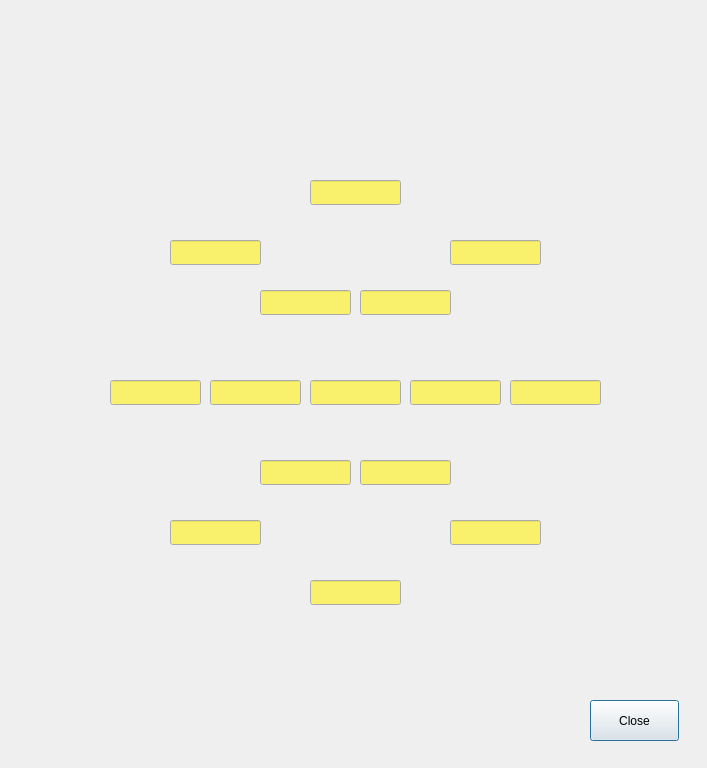
<?xml version="1.0" encoding="UTF-8"?>
<ui version="4.0">
 <class>MicBoardDialog</class>
 <widget class="QDialog" name="MicBoardDialog">
  <property name="geometry">
   <rect>
    <x>0</x>
    <y>0</y>
    <width>707</width>
    <height>768</height>
   </rect>
  </property>
  <property name="windowTitle">
   <string>Analog Devices EVAL-MICCANVASZ</string>
  </property>
  <widget class="QLabel" name="EvalMiccanvaszLabel">
   <property name="geometry">
    <rect>
     <x>30</x>
     <y>20</y>
     <width>661</width>
     <height>731</height>
    </rect>
   </property>
   <property name="text">
    <string/>
   </property>
   <property name="pixmap">
    <pixmap resource="Aures.qrc">:/Res/eval_miccanvasz_geom.png</pixmap>
   </property>
  </widget>
  <widget class="QLineEdit" name="mic15Value">
   <property name="geometry">
    <rect>
     <x>310</x>
     <y>380</y>
     <width>91</width>
     <height>25</height>
    </rect>
   </property>
   <property name="palette">
    <palette>
     <active>
      <colorrole role="Base">
       <brush brushstyle="SolidPattern">
        <color alpha="255">
         <red>249</red>
         <green>240</green>
         <blue>107</blue>
        </color>
       </brush>
      </colorrole>
     </active>
     <inactive>
      <colorrole role="Base">
       <brush brushstyle="SolidPattern">
        <color alpha="255">
         <red>249</red>
         <green>240</green>
         <blue>107</blue>
        </color>
       </brush>
      </colorrole>
     </inactive>
     <disabled>
      <colorrole role="Base">
       <brush brushstyle="SolidPattern">
        <color alpha="255">
         <red>239</red>
         <green>239</green>
         <blue>239</blue>
        </color>
       </brush>
      </colorrole>
     </disabled>
    </palette>
   </property>
   <property name="font">
    <font>
     <pointsize>10</pointsize>
     <weight>75</weight>
     <bold>true</bold>
    </font>
   </property>
   <property name="text">
    <string/>
   </property>
   <property name="alignment">
    <set>Qt::AlignRight|Qt::AlignTrailing|Qt::AlignVCenter</set>
   </property>
   <property name="readOnly">
    <bool>true</bool>
   </property>
  </widget>
  <widget class="QLineEdit" name="mic01Value">
   <property name="geometry">
    <rect>
     <x>310</x>
     <y>580</y>
     <width>91</width>
     <height>25</height>
    </rect>
   </property>
   <property name="palette">
    <palette>
     <active>
      <colorrole role="Base">
       <brush brushstyle="SolidPattern">
        <color alpha="255">
         <red>249</red>
         <green>240</green>
         <blue>107</blue>
        </color>
       </brush>
      </colorrole>
     </active>
     <inactive>
      <colorrole role="Base">
       <brush brushstyle="SolidPattern">
        <color alpha="255">
         <red>249</red>
         <green>240</green>
         <blue>107</blue>
        </color>
       </brush>
      </colorrole>
     </inactive>
     <disabled>
      <colorrole role="Base">
       <brush brushstyle="SolidPattern">
        <color alpha="255">
         <red>239</red>
         <green>239</green>
         <blue>239</blue>
        </color>
       </brush>
      </colorrole>
     </disabled>
    </palette>
   </property>
   <property name="font">
    <font>
     <pointsize>10</pointsize>
     <weight>75</weight>
     <bold>true</bold>
    </font>
   </property>
   <property name="text">
    <string/>
   </property>
   <property name="alignment">
    <set>Qt::AlignRight|Qt::AlignTrailing|Qt::AlignVCenter</set>
   </property>
   <property name="readOnly">
    <bool>true</bool>
   </property>
  </widget>
  <widget class="QLineEdit" name="mic11Value">
   <property name="geometry">
    <rect>
     <x>410</x>
     <y>380</y>
     <width>91</width>
     <height>25</height>
    </rect>
   </property>
   <property name="palette">
    <palette>
     <active>
      <colorrole role="Base">
       <brush brushstyle="SolidPattern">
        <color alpha="255">
         <red>249</red>
         <green>240</green>
         <blue>107</blue>
        </color>
       </brush>
      </colorrole>
     </active>
     <inactive>
      <colorrole role="Base">
       <brush brushstyle="SolidPattern">
        <color alpha="255">
         <red>249</red>
         <green>240</green>
         <blue>107</blue>
        </color>
       </brush>
      </colorrole>
     </inactive>
     <disabled>
      <colorrole role="Base">
       <brush brushstyle="SolidPattern">
        <color alpha="255">
         <red>239</red>
         <green>239</green>
         <blue>239</blue>
        </color>
       </brush>
      </colorrole>
     </disabled>
    </palette>
   </property>
   <property name="font">
    <font>
     <pointsize>10</pointsize>
     <weight>75</weight>
     <bold>true</bold>
    </font>
   </property>
   <property name="text">
    <string/>
   </property>
   <property name="alignment">
    <set>Qt::AlignRight|Qt::AlignTrailing|Qt::AlignVCenter</set>
   </property>
   <property name="readOnly">
    <bool>true</bool>
   </property>
  </widget>
  <widget class="QLineEdit" name="mic03Value">
   <property name="geometry">
    <rect>
     <x>510</x>
     <y>380</y>
     <width>91</width>
     <height>25</height>
    </rect>
   </property>
   <property name="palette">
    <palette>
     <active>
      <colorrole role="Base">
       <brush brushstyle="SolidPattern">
        <color alpha="255">
         <red>249</red>
         <green>240</green>
         <blue>107</blue>
        </color>
       </brush>
      </colorrole>
     </active>
     <inactive>
      <colorrole role="Base">
       <brush brushstyle="SolidPattern">
        <color alpha="255">
         <red>249</red>
         <green>240</green>
         <blue>107</blue>
        </color>
       </brush>
      </colorrole>
     </inactive>
     <disabled>
      <colorrole role="Base">
       <brush brushstyle="SolidPattern">
        <color alpha="255">
         <red>239</red>
         <green>239</green>
         <blue>239</blue>
        </color>
       </brush>
      </colorrole>
     </disabled>
    </palette>
   </property>
   <property name="font">
    <font>
     <pointsize>10</pointsize>
     <weight>75</weight>
     <bold>true</bold>
    </font>
   </property>
   <property name="text">
    <string/>
   </property>
   <property name="alignment">
    <set>Qt::AlignRight|Qt::AlignTrailing|Qt::AlignVCenter</set>
   </property>
   <property name="readOnly">
    <bool>true</bool>
   </property>
  </widget>
  <widget class="QLineEdit" name="mic14Value">
   <property name="geometry">
    <rect>
     <x>210</x>
     <y>380</y>
     <width>91</width>
     <height>25</height>
    </rect>
   </property>
   <property name="palette">
    <palette>
     <active>
      <colorrole role="Base">
       <brush brushstyle="SolidPattern">
        <color alpha="255">
         <red>249</red>
         <green>240</green>
         <blue>107</blue>
        </color>
       </brush>
      </colorrole>
     </active>
     <inactive>
      <colorrole role="Base">
       <brush brushstyle="SolidPattern">
        <color alpha="255">
         <red>249</red>
         <green>240</green>
         <blue>107</blue>
        </color>
       </brush>
      </colorrole>
     </inactive>
     <disabled>
      <colorrole role="Base">
       <brush brushstyle="SolidPattern">
        <color alpha="255">
         <red>239</red>
         <green>239</green>
         <blue>239</blue>
        </color>
       </brush>
      </colorrole>
     </disabled>
    </palette>
   </property>
   <property name="font">
    <font>
     <pointsize>10</pointsize>
     <weight>75</weight>
     <bold>true</bold>
    </font>
   </property>
   <property name="text">
    <string/>
   </property>
   <property name="alignment">
    <set>Qt::AlignRight|Qt::AlignTrailing|Qt::AlignVCenter</set>
   </property>
   <property name="readOnly">
    <bool>true</bool>
   </property>
  </widget>
  <widget class="QLineEdit" name="mic07Value">
   <property name="geometry">
    <rect>
     <x>110</x>
     <y>380</y>
     <width>91</width>
     <height>25</height>
    </rect>
   </property>
   <property name="palette">
    <palette>
     <active>
      <colorrole role="Base">
       <brush brushstyle="SolidPattern">
        <color alpha="255">
         <red>249</red>
         <green>240</green>
         <blue>107</blue>
        </color>
       </brush>
      </colorrole>
     </active>
     <inactive>
      <colorrole role="Base">
       <brush brushstyle="SolidPattern">
        <color alpha="255">
         <red>249</red>
         <green>240</green>
         <blue>107</blue>
        </color>
       </brush>
      </colorrole>
     </inactive>
     <disabled>
      <colorrole role="Base">
       <brush brushstyle="SolidPattern">
        <color alpha="255">
         <red>239</red>
         <green>239</green>
         <blue>239</blue>
        </color>
       </brush>
      </colorrole>
     </disabled>
    </palette>
   </property>
   <property name="font">
    <font>
     <pointsize>10</pointsize>
     <weight>75</weight>
     <bold>true</bold>
    </font>
   </property>
   <property name="text">
    <string/>
   </property>
   <property name="alignment">
    <set>Qt::AlignRight|Qt::AlignTrailing|Qt::AlignVCenter</set>
   </property>
   <property name="readOnly">
    <bool>true</bool>
   </property>
  </widget>
  <widget class="QLineEdit" name="mic05Value">
   <property name="geometry">
    <rect>
     <x>310</x>
     <y>180</y>
     <width>91</width>
     <height>25</height>
    </rect>
   </property>
   <property name="palette">
    <palette>
     <active>
      <colorrole role="Base">
       <brush brushstyle="SolidPattern">
        <color alpha="255">
         <red>249</red>
         <green>240</green>
         <blue>107</blue>
        </color>
       </brush>
      </colorrole>
     </active>
     <inactive>
      <colorrole role="Base">
       <brush brushstyle="SolidPattern">
        <color alpha="255">
         <red>249</red>
         <green>240</green>
         <blue>107</blue>
        </color>
       </brush>
      </colorrole>
     </inactive>
     <disabled>
      <colorrole role="Base">
       <brush brushstyle="SolidPattern">
        <color alpha="255">
         <red>239</red>
         <green>239</green>
         <blue>239</blue>
        </color>
       </brush>
      </colorrole>
     </disabled>
    </palette>
   </property>
   <property name="font">
    <font>
     <pointsize>10</pointsize>
     <weight>75</weight>
     <bold>true</bold>
    </font>
   </property>
   <property name="text">
    <string/>
   </property>
   <property name="alignment">
    <set>Qt::AlignRight|Qt::AlignTrailing|Qt::AlignVCenter</set>
   </property>
   <property name="readOnly">
    <bool>true</bool>
   </property>
  </widget>
  <widget class="QLineEdit" name="mic06Value">
   <property name="geometry">
    <rect>
     <x>170</x>
     <y>240</y>
     <width>91</width>
     <height>25</height>
    </rect>
   </property>
   <property name="palette">
    <palette>
     <active>
      <colorrole role="Base">
       <brush brushstyle="SolidPattern">
        <color alpha="255">
         <red>249</red>
         <green>240</green>
         <blue>107</blue>
        </color>
       </brush>
      </colorrole>
     </active>
     <inactive>
      <colorrole role="Base">
       <brush brushstyle="SolidPattern">
        <color alpha="255">
         <red>249</red>
         <green>240</green>
         <blue>107</blue>
        </color>
       </brush>
      </colorrole>
     </inactive>
     <disabled>
      <colorrole role="Base">
       <brush brushstyle="SolidPattern">
        <color alpha="255">
         <red>239</red>
         <green>239</green>
         <blue>239</blue>
        </color>
       </brush>
      </colorrole>
     </disabled>
    </palette>
   </property>
   <property name="font">
    <font>
     <pointsize>10</pointsize>
     <weight>75</weight>
     <bold>true</bold>
    </font>
   </property>
   <property name="text">
    <string/>
   </property>
   <property name="alignment">
    <set>Qt::AlignRight|Qt::AlignTrailing|Qt::AlignVCenter</set>
   </property>
   <property name="readOnly">
    <bool>true</bool>
   </property>
  </widget>
  <widget class="QLineEdit" name="mic04Value">
   <property name="geometry">
    <rect>
     <x>450</x>
     <y>240</y>
     <width>91</width>
     <height>25</height>
    </rect>
   </property>
   <property name="palette">
    <palette>
     <active>
      <colorrole role="Base">
       <brush brushstyle="SolidPattern">
        <color alpha="255">
         <red>249</red>
         <green>240</green>
         <blue>107</blue>
        </color>
       </brush>
      </colorrole>
     </active>
     <inactive>
      <colorrole role="Base">
       <brush brushstyle="SolidPattern">
        <color alpha="255">
         <red>249</red>
         <green>240</green>
         <blue>107</blue>
        </color>
       </brush>
      </colorrole>
     </inactive>
     <disabled>
      <colorrole role="Base">
       <brush brushstyle="SolidPattern">
        <color alpha="255">
         <red>239</red>
         <green>239</green>
         <blue>239</blue>
        </color>
       </brush>
      </colorrole>
     </disabled>
    </palette>
   </property>
   <property name="font">
    <font>
     <pointsize>10</pointsize>
     <weight>75</weight>
     <bold>true</bold>
    </font>
   </property>
   <property name="text">
    <string/>
   </property>
   <property name="alignment">
    <set>Qt::AlignRight|Qt::AlignTrailing|Qt::AlignVCenter</set>
   </property>
   <property name="readOnly">
    <bool>true</bool>
   </property>
  </widget>
  <widget class="QLineEdit" name="mic13Value">
   <property name="geometry">
    <rect>
     <x>260</x>
     <y>290</y>
     <width>91</width>
     <height>25</height>
    </rect>
   </property>
   <property name="palette">
    <palette>
     <active>
      <colorrole role="Base">
       <brush brushstyle="SolidPattern">
        <color alpha="255">
         <red>249</red>
         <green>240</green>
         <blue>107</blue>
        </color>
       </brush>
      </colorrole>
     </active>
     <inactive>
      <colorrole role="Base">
       <brush brushstyle="SolidPattern">
        <color alpha="255">
         <red>249</red>
         <green>240</green>
         <blue>107</blue>
        </color>
       </brush>
      </colorrole>
     </inactive>
     <disabled>
      <colorrole role="Base">
       <brush brushstyle="SolidPattern">
        <color alpha="255">
         <red>239</red>
         <green>239</green>
         <blue>239</blue>
        </color>
       </brush>
      </colorrole>
     </disabled>
    </palette>
   </property>
   <property name="font">
    <font>
     <pointsize>10</pointsize>
     <weight>75</weight>
     <bold>true</bold>
    </font>
   </property>
   <property name="text">
    <string/>
   </property>
   <property name="alignment">
    <set>Qt::AlignRight|Qt::AlignTrailing|Qt::AlignVCenter</set>
   </property>
   <property name="readOnly">
    <bool>true</bool>
   </property>
  </widget>
  <widget class="QLineEdit" name="mic12Value">
   <property name="geometry">
    <rect>
     <x>360</x>
     <y>290</y>
     <width>91</width>
     <height>25</height>
    </rect>
   </property>
   <property name="palette">
    <palette>
     <active>
      <colorrole role="Base">
       <brush brushstyle="SolidPattern">
        <color alpha="255">
         <red>249</red>
         <green>240</green>
         <blue>107</blue>
        </color>
       </brush>
      </colorrole>
     </active>
     <inactive>
      <colorrole role="Base">
       <brush brushstyle="SolidPattern">
        <color alpha="255">
         <red>249</red>
         <green>240</green>
         <blue>107</blue>
        </color>
       </brush>
      </colorrole>
     </inactive>
     <disabled>
      <colorrole role="Base">
       <brush brushstyle="SolidPattern">
        <color alpha="255">
         <red>239</red>
         <green>239</green>
         <blue>239</blue>
        </color>
       </brush>
      </colorrole>
     </disabled>
    </palette>
   </property>
   <property name="font">
    <font>
     <pointsize>10</pointsize>
     <weight>75</weight>
     <bold>true</bold>
    </font>
   </property>
   <property name="text">
    <string/>
   </property>
   <property name="alignment">
    <set>Qt::AlignRight|Qt::AlignTrailing|Qt::AlignVCenter</set>
   </property>
   <property name="readOnly">
    <bool>true</bool>
   </property>
  </widget>
  <widget class="QLineEdit" name="mic08Value">
   <property name="geometry">
    <rect>
     <x>170</x>
     <y>520</y>
     <width>91</width>
     <height>25</height>
    </rect>
   </property>
   <property name="palette">
    <palette>
     <active>
      <colorrole role="Base">
       <brush brushstyle="SolidPattern">
        <color alpha="255">
         <red>249</red>
         <green>240</green>
         <blue>107</blue>
        </color>
       </brush>
      </colorrole>
     </active>
     <inactive>
      <colorrole role="Base">
       <brush brushstyle="SolidPattern">
        <color alpha="255">
         <red>249</red>
         <green>240</green>
         <blue>107</blue>
        </color>
       </brush>
      </colorrole>
     </inactive>
     <disabled>
      <colorrole role="Base">
       <brush brushstyle="SolidPattern">
        <color alpha="255">
         <red>239</red>
         <green>239</green>
         <blue>239</blue>
        </color>
       </brush>
      </colorrole>
     </disabled>
    </palette>
   </property>
   <property name="font">
    <font>
     <pointsize>10</pointsize>
     <weight>75</weight>
     <bold>true</bold>
    </font>
   </property>
   <property name="text">
    <string/>
   </property>
   <property name="alignment">
    <set>Qt::AlignRight|Qt::AlignTrailing|Qt::AlignVCenter</set>
   </property>
   <property name="readOnly">
    <bool>true</bool>
   </property>
  </widget>
  <widget class="QLineEdit" name="mic02Value">
   <property name="geometry">
    <rect>
     <x>450</x>
     <y>520</y>
     <width>91</width>
     <height>25</height>
    </rect>
   </property>
   <property name="palette">
    <palette>
     <active>
      <colorrole role="Base">
       <brush brushstyle="SolidPattern">
        <color alpha="255">
         <red>249</red>
         <green>240</green>
         <blue>107</blue>
        </color>
       </brush>
      </colorrole>
     </active>
     <inactive>
      <colorrole role="Base">
       <brush brushstyle="SolidPattern">
        <color alpha="255">
         <red>249</red>
         <green>240</green>
         <blue>107</blue>
        </color>
       </brush>
      </colorrole>
     </inactive>
     <disabled>
      <colorrole role="Base">
       <brush brushstyle="SolidPattern">
        <color alpha="255">
         <red>239</red>
         <green>239</green>
         <blue>239</blue>
        </color>
       </brush>
      </colorrole>
     </disabled>
    </palette>
   </property>
   <property name="font">
    <font>
     <pointsize>10</pointsize>
     <weight>75</weight>
     <bold>true</bold>
    </font>
   </property>
   <property name="text">
    <string/>
   </property>
   <property name="alignment">
    <set>Qt::AlignRight|Qt::AlignTrailing|Qt::AlignVCenter</set>
   </property>
   <property name="readOnly">
    <bool>true</bool>
   </property>
  </widget>
  <widget class="QLineEdit" name="mic09Value">
   <property name="geometry">
    <rect>
     <x>260</x>
     <y>460</y>
     <width>91</width>
     <height>25</height>
    </rect>
   </property>
   <property name="palette">
    <palette>
     <active>
      <colorrole role="Base">
       <brush brushstyle="SolidPattern">
        <color alpha="255">
         <red>249</red>
         <green>240</green>
         <blue>107</blue>
        </color>
       </brush>
      </colorrole>
     </active>
     <inactive>
      <colorrole role="Base">
       <brush brushstyle="SolidPattern">
        <color alpha="255">
         <red>249</red>
         <green>240</green>
         <blue>107</blue>
        </color>
       </brush>
      </colorrole>
     </inactive>
     <disabled>
      <colorrole role="Base">
       <brush brushstyle="SolidPattern">
        <color alpha="255">
         <red>239</red>
         <green>239</green>
         <blue>239</blue>
        </color>
       </brush>
      </colorrole>
     </disabled>
    </palette>
   </property>
   <property name="font">
    <font>
     <pointsize>10</pointsize>
     <weight>75</weight>
     <bold>true</bold>
    </font>
   </property>
   <property name="text">
    <string/>
   </property>
   <property name="alignment">
    <set>Qt::AlignRight|Qt::AlignTrailing|Qt::AlignVCenter</set>
   </property>
   <property name="readOnly">
    <bool>true</bool>
   </property>
  </widget>
  <widget class="QLineEdit" name="mic10Value">
   <property name="geometry">
    <rect>
     <x>360</x>
     <y>460</y>
     <width>91</width>
     <height>25</height>
    </rect>
   </property>
   <property name="palette">
    <palette>
     <active>
      <colorrole role="Base">
       <brush brushstyle="SolidPattern">
        <color alpha="255">
         <red>249</red>
         <green>240</green>
         <blue>107</blue>
        </color>
       </brush>
      </colorrole>
     </active>
     <inactive>
      <colorrole role="Base">
       <brush brushstyle="SolidPattern">
        <color alpha="255">
         <red>249</red>
         <green>240</green>
         <blue>107</blue>
        </color>
       </brush>
      </colorrole>
     </inactive>
     <disabled>
      <colorrole role="Base">
       <brush brushstyle="SolidPattern">
        <color alpha="255">
         <red>239</red>
         <green>239</green>
         <blue>239</blue>
        </color>
       </brush>
      </colorrole>
     </disabled>
    </palette>
   </property>
   <property name="font">
    <font>
     <pointsize>10</pointsize>
     <weight>75</weight>
     <bold>true</bold>
    </font>
   </property>
   <property name="text">
    <string/>
   </property>
   <property name="alignment">
    <set>Qt::AlignRight|Qt::AlignTrailing|Qt::AlignVCenter</set>
   </property>
   <property name="readOnly">
    <bool>true</bool>
   </property>
  </widget>
  <widget class="QPushButton" name="CloseButton">
   <property name="geometry">
    <rect>
     <x>590</x>
     <y>700</y>
     <width>89</width>
     <height>41</height>
    </rect>
   </property>
   <property name="text">
    <string>Close</string>
   </property>
  </widget>
 </widget>
 <tabstops>
  <tabstop>mic01Value</tabstop>
  <tabstop>mic02Value</tabstop>
  <tabstop>mic03Value</tabstop>
  <tabstop>mic04Value</tabstop>
  <tabstop>mic05Value</tabstop>
  <tabstop>mic06Value</tabstop>
  <tabstop>mic07Value</tabstop>
  <tabstop>mic08Value</tabstop>
  <tabstop>mic09Value</tabstop>
  <tabstop>mic10Value</tabstop>
  <tabstop>mic11Value</tabstop>
  <tabstop>mic12Value</tabstop>
  <tabstop>mic13Value</tabstop>
  <tabstop>mic14Value</tabstop>
  <tabstop>mic15Value</tabstop>
  <tabstop>CloseButton</tabstop>
 </tabstops>
 <resources>
  <include location="Aures.qrc"/>
 </resources>
 <connections/>
</ui>
